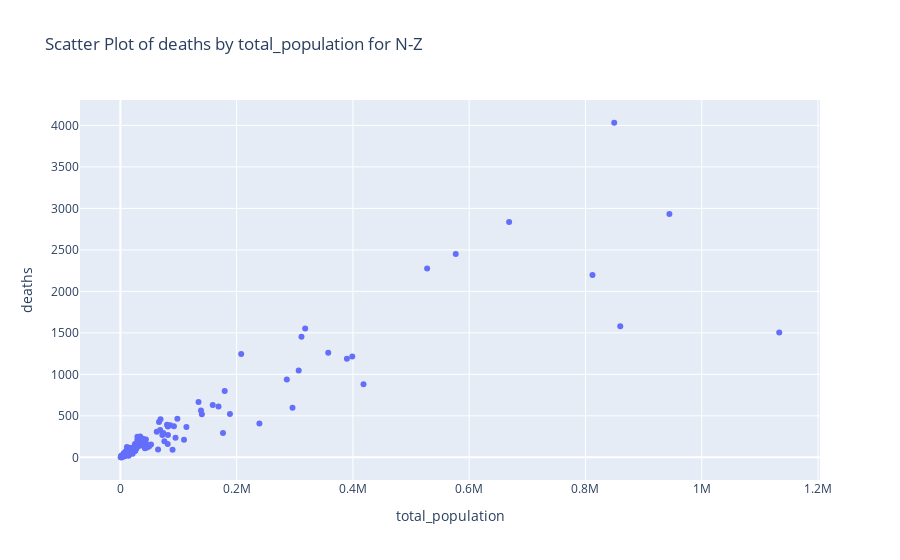
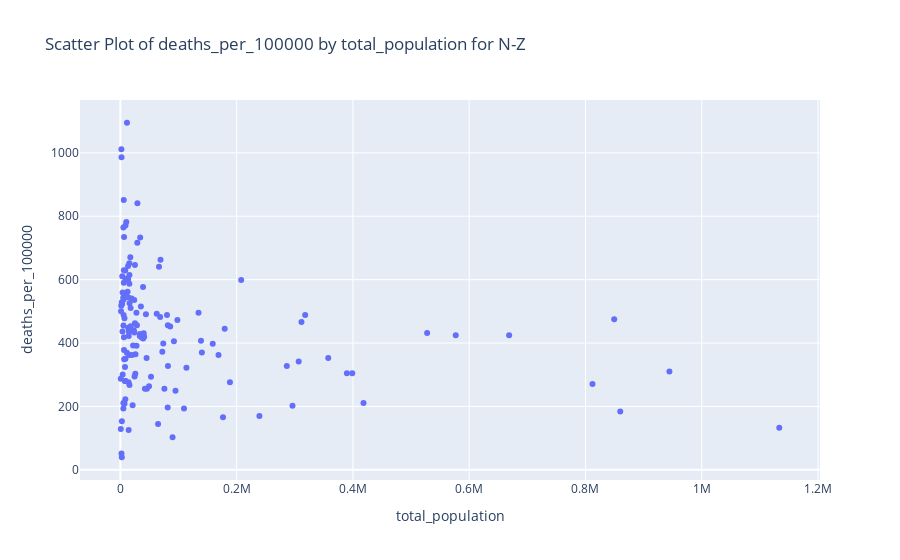

The code cell stored with these charts, in order, in its notebook:
### Code cell
# Scatter plot for M-Z
scatter_mz = px.scatter(
    df, 
    x='total_population', 
    y='deaths',
    title='Scatter Plot of deaths by total_population for N-Z'
)

scatter_mz.show()
# Scatter plot for M-Z

scatter_mz2 = px.scatter(
    df, 
    x='total_population', 
    y='deaths_per_100000',
    title='Scatter Plot of deaths_per_100000 by total_population for N-Z'
)

scatter_mz2.show()

### Figure 1 — Plotly figure (JSON) as saved in the notebook; plotly's stock layout.template omitted (floating-point values rounded to 4 significant figures; data arrays with more than 128 entries replaced by an {"elided": "..."} marker saying what was removed)
{"data": [{"hovertemplate": "total_population=%{x}<br>deaths=%{y}<extra></extra>", "legendgroup": "", "marker": {"color": "#636efa", "symbol": "circle"}, "mode": "markers", "name": "", "orientation": "v", "showlegend": false, "type": "scatter", "x": {"elided": "142 int values"}, "xaxis": "x", "y": {"elided": "142 int values"}, "yaxis": "y"}], "layout": {"legend": {"tracegroupgap": 0}, "title": {"text": "Scatter Plot of deaths by total_population for N-Z"}, "xaxis": {"anchor": "y", "domain": [0, 1], "title": {"text": "total_population"}}, "yaxis": {"anchor": "x", "domain": [0, 1], "title": {"text": "deaths"}}}}

### Figure 2 — Plotly figure (JSON) as saved in the notebook; plotly's stock layout.template omitted (floating-point values rounded to 4 significant figures; data arrays with more than 128 entries replaced by an {"elided": "..."} marker saying what was removed)
{"data": [{"hovertemplate": "total_population=%{x}<br>deaths_per_100000=%{y}<extra></extra>", "legendgroup": "", "marker": {"color": "#636efa", "symbol": "circle"}, "mode": "markers", "name": "", "orientation": "v", "showlegend": false, "type": "scatter", "x": {"elided": "142 int values"}, "xaxis": "x", "y": {"elided": "142 float values"}, "yaxis": "y"}], "layout": {"legend": {"tracegroupgap": 0}, "title": {"text": "Scatter Plot of deaths_per_100000 by total_population for N-Z"}, "xaxis": {"anchor": "y", "domain": [0, 1], "title": {"text": "total_population"}}, "yaxis": {"anchor": "x", "domain": [0, 1], "title": {"text": "deaths_per_100000"}}}}
